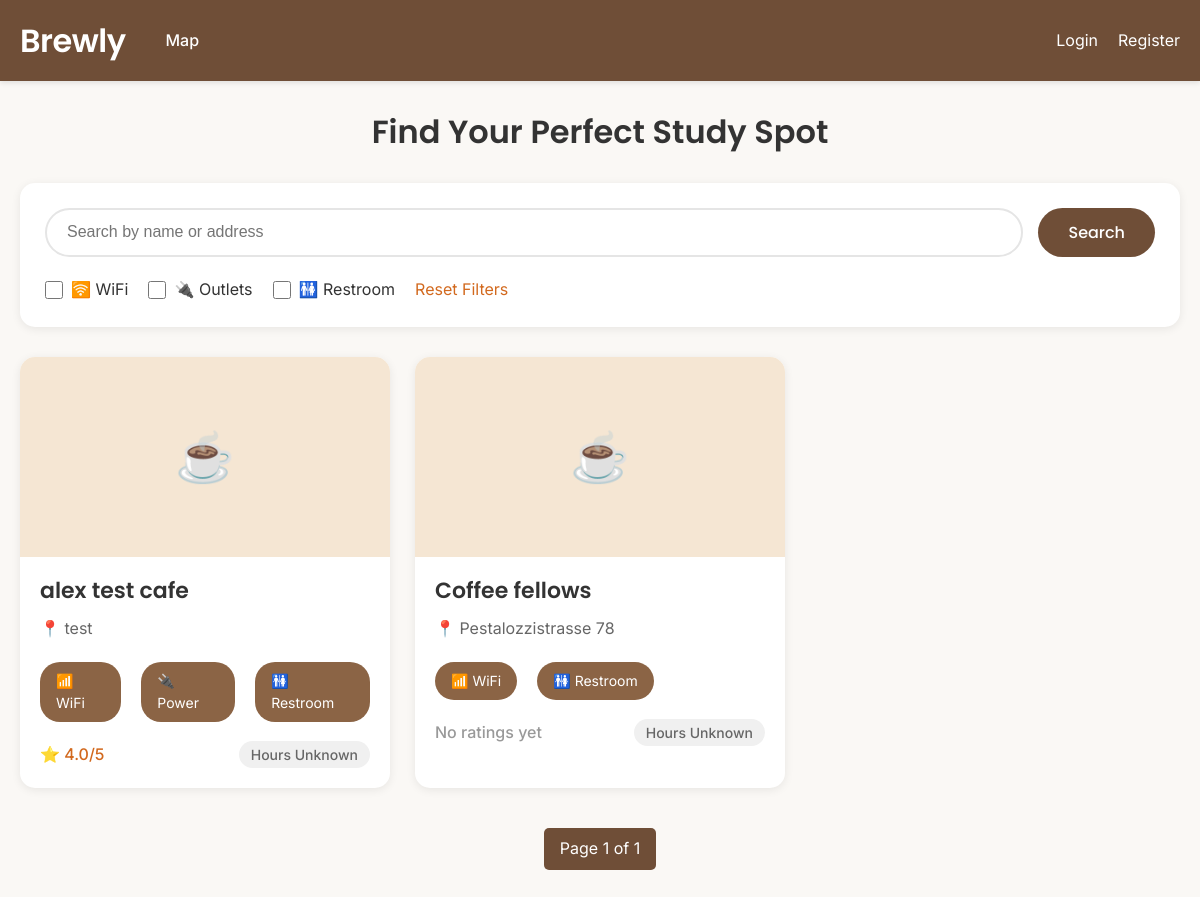
/cafes/, run on an earlier commit of the app's database.
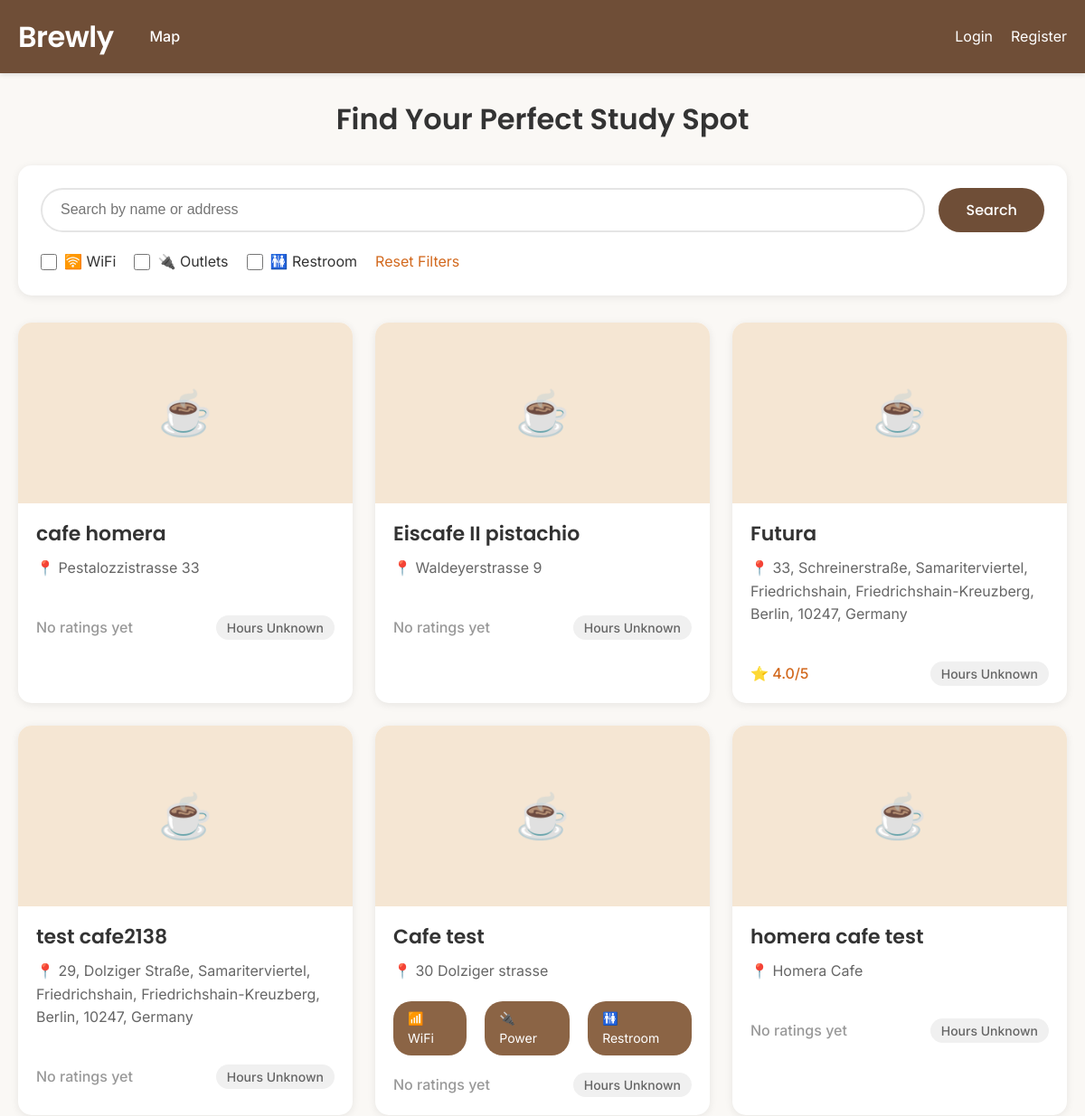
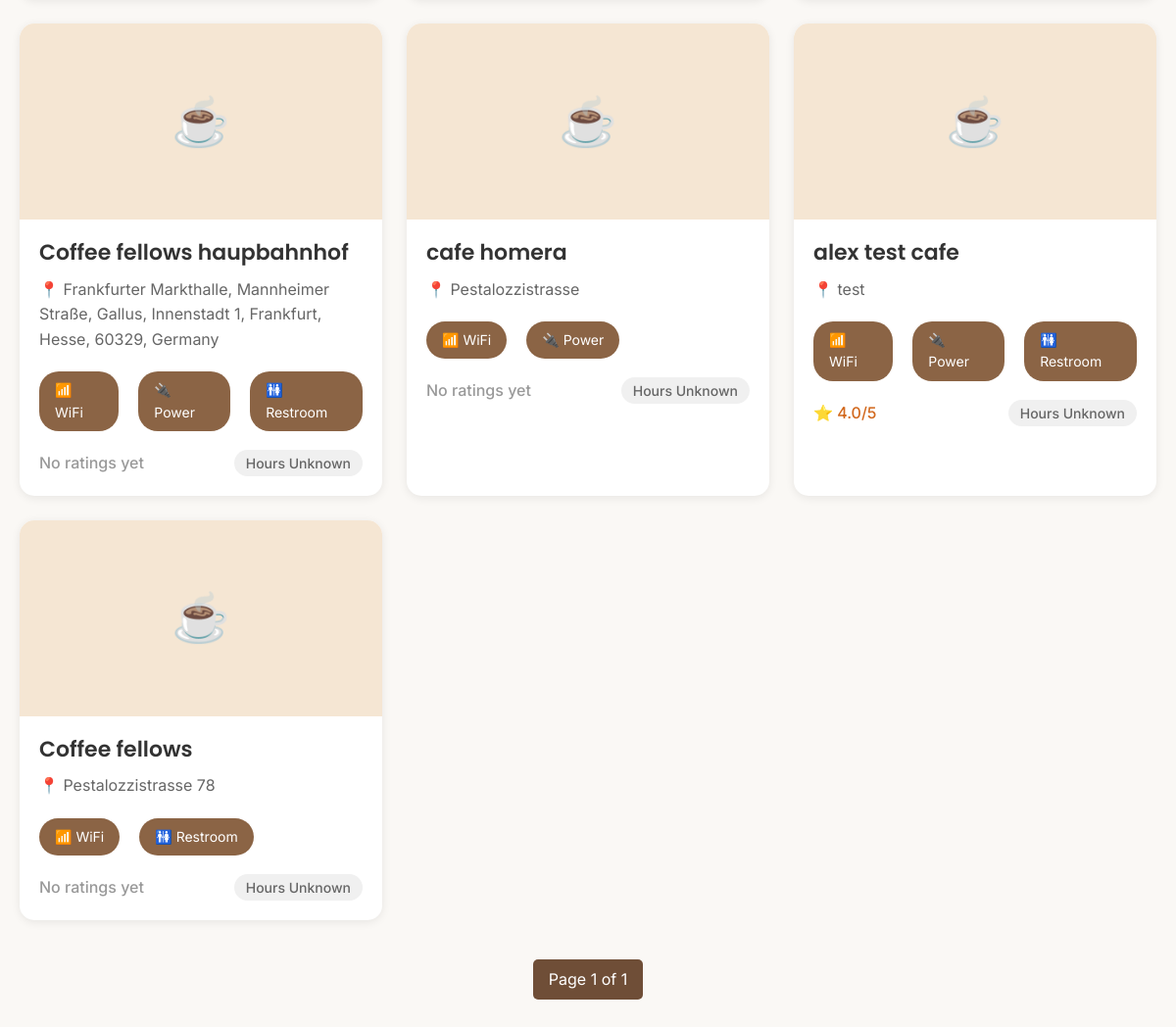
And on a later commit of the database (2 pictures, top to bottom).
### cafes/models.py (models this page shows, shortened)
class Cafe(models.Model):
    name = models.CharField(max_length=100)
    address = models.CharField(max_length=200)
    description = models.TextField(blank=True)
    photo = models.ImageField(upload_to='cafes/', blank=True)
    has_wifi = models.BooleanField(default=False)
    has_power_outlet = models.BooleanField(default=False)
    has_restroom = models.BooleanField(default=False)
    posted_by = models.ForeignKey(User, on_delete=models.CASCADE)
    posted_at = models.DateTimeField(auto_now_add=True)
    latitude = models.FloatField(null=True, blank=True)
    longitude = models.FloatField(null=True, blank=True)
    opening_time = models.TimeField(null=True, blank=True)
    closing_time = models.TimeField(null=True, blank=True)
    def average_rating(self):
        ratings = self.ratings.all()
        if ratings:
            return sum(r.stars for r in ratings) / len(ratings)
        return 0
    def is_open_now(self):
        if not self.opening_time or not self.closing_time:
            return None  # Unknown
        now = datetime.now().time()
        if self.opening_time <= self.closing_time:
            return self.opening_time <= now <= self.closing_time
        else:
            return now >= self.opening_time or now <= self.closing_time

class Rating(models.Model):
    cafe = models.ForeignKey(Cafe, on_delete=models.CASCADE, related_name='ratings')
    user = models.ForeignKey(User, on_delete=models.CASCADE)
    stars = models.IntegerField()
    comment = models.TextField(blank=True)
    created_at = models.DateTimeField(auto_now_add=True)
    class Meta:
        unique_together = ('cafe', 'user') # each user can only rate each cafe once

### cafes/views.py (the view)
# urls.py: path('', views.CafeListView.as_view(), name='home'),
class CafeListView(ListView):
    model = Cafe
    template_name = 'cafes/cafe_list.html'
    context_object_name = 'cafes'
    ordering = ['-posted_at']
    paginate_by = 10
    def get_queryset(self):
        queryset = super().get_queryset()
        query = self.request.GET.get('q')
        if query:
            queryset = queryset.filter(
                models.Q(name__icontains=query) | models.Q(address__icontains=query)
            )
        if self.request.GET.get('wifi'):
            queryset = queryset.filter(has_wifi=True)
        if self.request.GET.get('power'):
            queryset = queryset.filter(has_power_outlet=True)
        if self.request.GET.get('restroom'):
            queryset = queryset.filter(has_restroom=True)
        return queryset

### cafes/templates/cafes/cafe_list.html (shortened to what this page needs)
{% extends "base.html" %}
{% block content %}
  <h1 class="text-center mb-30">Find Your Perfect Study Spot</h1>
  <div class="search-filter-container">
    <form method="get">
      <div class="search-box">
        <input type="text" name="q" class="search-input" placeholder="Search by name or address" value="{{ request.GET.q }}">
        <button type="submit" class="search-btn">Search</button>
      </div>
      <div class="filter-section">
        <div class="filter-item">
          <input type="checkbox" name="wifi" id="wifi" class="filter-checkbox" {% if request.GET.wifi %}checked{% endif %}>
          <label for="wifi" class="filter-label">🛜 WiFi</label>
        </div>
        <div class="filter-item">
          <input type="checkbox" name="power" id="power" class="filter-checkbox" {% if request.GET.power %}checked{% endif %}>
          <label for="power" class="filter-label">🔌 Outlets</label>
        </div>
        <div class="filter-item">
          <input type="checkbox" name="restroom" id="restroom" class="filter-checkbox" {% if request.GET.restroom %}checked{% endif %}>
          <label for="restroom" class="filter-label">🚻 Restroom</label>
        </div>
        <div class="filter-item">
          <a href="{% url 'cafe-list' %}" class="filter-reset">Reset Filters</a>
        </div>
      </div>
    </form>
  </div>
  <div class="cafe-grid">
    {% for cafe in cafes %}
      <div class="cafe-card">
        {% if cafe.photos.first %}
          <img src="{{ cafe.photos.first.image.url }}" alt="{{ cafe.name }}" class="cafe-card-image">
        {% else %}
          <div class="cafe-card-image" style="display: flex; align-items: center; justify-content: center; font-size: 48px; color: #999;">☕</div>
        {% endif %}
        <div class="cafe-card-body">
          <h3 class="cafe-card-title">
            <a href="{% url 'cafe-detail' cafe.pk %}" style="color: inherit; text-decoration: none;">{{ cafe.name }}</a>
          </h3>
          <p class="cafe-card-info">📍 {{ cafe.address }}</p>
          <div class="cafe-amenities">
            {% if cafe.has_wifi %}
              <span class="amenity-badge">📶 WiFi</span>
            {% endif %}
            {% if cafe.has_power_outlet %}
              <span class="amenity-badge">🔌 Power</span>
            {% endif %}
            {% if cafe.has_restroom %}
              <span class="amenity-badge">🚻 Restroom</span>
            {% endif %}
          </div>
          <div class="cafe-card-meta">
            <div class="cafe-rating">
              {% if cafe.average_rating > 0 %}
                ⭐ {{ cafe.average_rating|floatformat:1 }}/5
              {% else %}
                <span style="color: #999;">No ratings yet</span>
              {% endif %}
            </div>
            <div>
              {% if cafe.is_open_now == True %}
                <span class="cafe-status status-open">Open Now</span>
              {% elif cafe.is_open_now == False %}
                <span class="cafe-status status-closed">Closed</span>
              {% else %}
                <span class="cafe-status" style="background-color: #f0f0f0; color: #666;">Hours Unknown</span>
              {% endif %}
            </div>
          </div>
        </div>
      </div>
    {% empty %}
      <div class="text-center" style="grid-column: 1 / -1; padding: 60px 0;">
        <h3 style="color: #999;">No cafes found</h3>
        <p style="color: #666;">Try adjusting your search or <a href="{% url 'cafe-create' %}">add a new cafe</a></p>
      </div>
    {% endfor %}
  </div>
  {% if page_obj %}
    <div class="pagination">
      <span class="page-current">Page {{ page_obj.number }} of {{ page_obj.paginator.num_pages }}</span>
    </div>
  {% endif %}
{% endblock %}

What changed in the data, as far as the page shows it:
added Cafe: name "cafe homera", address "Pestalozzistrasse 33", shows "No ratings yet", shows "Hours Unknown"
added Cafe: name "Eiscafe II pistachio", address "Waldeyerstrasse 9", shows "No ratings yet", shows "Hours Unknown"
added Cafe: name "Futura", address "33, Schreinerstraße, Samariterviertel, Friedrichshain, Friedrichshain-Kreuzberg, Berlin, 10247, Germany", average_rating "4.0", shows "Hours Unknown"
added Cafe: name "test cafe2138", address "29, Dolziger Straße, Samariterviertel, Friedrichshain, Friedrichshain-Kreuzberg, Berlin, 10247, Germany", shows "No ratings yet", shows "Hours Unknown"
added Cafe: name "Cafe test", address "30 Dolziger strasse", has_wifi "📶 WiFi", has_power_outlet "🔌 Power", has_restroom "🚻 Restroom", shows "No ratings yet", shows "Hours Unknown"
added Cafe: name "homera cafe test", address "Homera Cafe", shows "No ratings yet", shows "Hours Unknown"
added Cafe: name "Coffee fellows haupbahnhof", address "Frankfurter Markthalle, Mannheimer Straße, Gallus, Innenstadt 1, Frankfurt, Hesse, 60329, Germany", has_wifi "📶 WiFi", has_power_outlet "🔌 Power", has_restroom "🚻 Restroom", shows "No ratings yet", shows "Hours Unknown"
added Cafe: name "cafe homera", address "Pestalozzistrasse", has_wifi "📶 WiFi", has_power_outlet "🔌 Power", shows "No ratings yet", shows "Hours Unknown"
